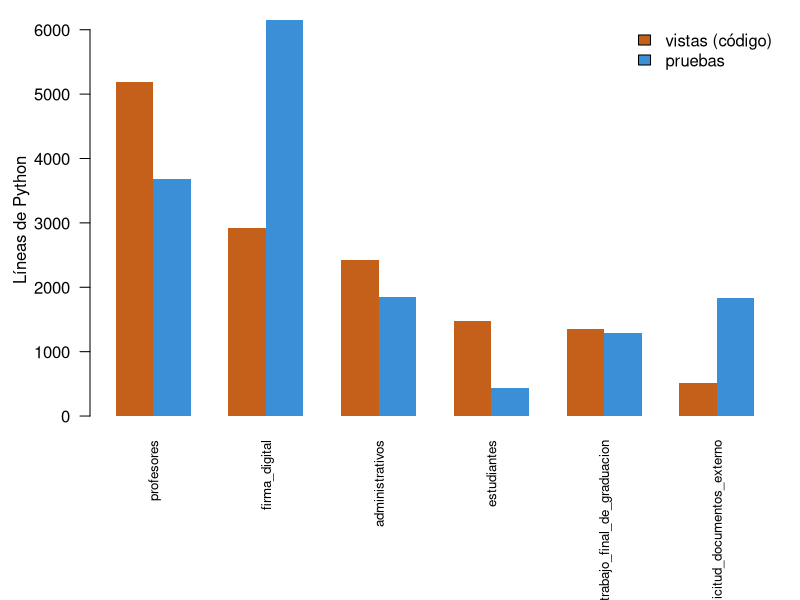

This figure's R source:
## ---- chunk 1
knitr::opts_chunk$set(echo = FALSE, fig.align = "center")

# Instala lo que falte (solo la primera vez; requiere internet)
paquetes <- c("rmarkdown", "knitr", "DiagrammeR")
faltan <- paquetes[!paquetes %in% rownames(installed.packages())]
if (length(faltan)) install.packages(faltan, repos = "https://cloud.r-project.org")
library(DiagrammeR)

estilo <- 'graph [fontname="Helvetica"]
  node [shape=box, style="rounded,filled", fillcolor="#f5f3ee", color="#5d6b78", fontname="Helvetica", fontsize=13]
  edge [color="#5d6b78", fontname="Helvetica", fontsize=11]'
## ---- chunk 2
grViz(paste0('digraph {
  rankdir=LR; ', estilo, '
  Pub [label="Público general"]; Est [label="Estudiantes"];
  Prof [label="Profesores"]; Alu [label="Egresados"];
  Adm [label="Administrativos\\n(roles internos)"];
  S [label="EIEInfo\\nmonolito Django", fillcolor="#e8833a", fontcolor="white"];
  DB [label="MariaDB", shape=cylinder];
  SMTP [label="Correo institucional"];
  G [label="Google: calendario,\\nbúsqueda, Scholar,\\nreCAPTCHA"];
  RS [label="Facebook / Instagram"]; IM [label="Imgur"]; OC [label="OwnCloud"];
  FL [label="Firmador Libre\\nlocal :3516"];
  CI [label="Drone CI"]; TG [label="Telegram y correo"];
  F [label="Servidor de\\nproducción"];
  Pub -> S; Est -> S; Prof -> S; Adm -> S; Alu -> S;
  S -> DB; S -> SMTP; S -> G; S -> RS; S -> IM; S -> OC;
  Est -> FL [style=dashed, label="navegador"];
  CI -> S [label="build y pruebas"]; CI -> TG; CI -> F [label="SSH"];
}'), width = "100%", height = 430)
## ---- chunk 3
grViz(paste0('digraph {
  rankdir=TB; ', estilo, '
  subgraph cluster_ci {
    label="CI y desarrollo (Docker Compose)"; style=dashed; color="#5d6b78";
    N [label="nginx :8080\\n/media/tfg denegado"];
    A [label="gunicorn + Django :8001"];
    D [label="MariaDB :3307 publicado", shape=cylinder];
    V [label="volúmenes static y media", shape=cylinder];
    N -> A; A -> D; N -> V [dir=none]; A -> V [dir=none];
  }
  subgraph cluster_prod {
    label="Producción (host faraday, inferido)"; style=dashed; color="#5d6b78";
    N2 [label="nginx"]; A2 [label="servicio eieinfo\\nsystemd + socket"];
    D2 [label="Base de datos", shape=cylinder];
    N2 -> A2; A2 -> D2;
  }
  DRONE [label="Drone CI", fillcolor="#e8833a", fontcolor="white"];
  DRONE -> N [label="docker compose"];
  DRONE -> N2 [label="SSH: solo git status"];
}'), width = "100%", height = 430)
## ---- chunk 4
aristas <- data.frame(
  de = c("profesores", "administrativos", "profesores", "administrativos", "cursos",
         "profesores", "profesores", "estudiantes", "administrativos",
         "trabajo_final_de_graduacion", "trabajo_final_de_graduacion",
         "trabajo_final_de_graduacion", "profesores", "estudiantes", "estudiantes",
         "inventario", "administrativos"),
  a  = c("administrativos", "profesores", "cursos", "cursos", "administrativos",
         "proyectos", "estudiantes", "administrativos", "estudiantes",
         "profesores", "administrativos", "estudiantes", "webpage", "webpage",
         "cursos", "administrativos", "webpage"),
  n  = c(22, 8, 13, 10, 6, 10, 8, 7, 7, 7, 7, 5, 6, 6, 6, 5, 5)
)
grViz(paste0('digraph {
  rankdir=LR; ', estilo, '
  administrativos [fillcolor="#e8833a", fontcolor="white"];
  ', paste(sprintf('%s -> %s [label="%g", penwidth=%.1f];',
                   aristas$de, aristas$a, aristas$n, 1 + aristas$n / 8),
           collapse = "\n  "), '
}'), width = "100%", height = 430)
## ---- chunk 5
apps <- c("profesores", "firma_digital", "administrativos",
          "estudiantes", "trabajo_final_de_graduacion",
          "solicitud_documentos_externo")
vistas  <- c(5190, 2918, 2428, 1483, 1352, 511)
pruebas <- c(3679, 6151, 1853,  442, 1289, 1829)

par(mar = c(9, 4.5, 1, 1))
barplot(rbind(vistas, pruebas), beside = TRUE, names.arg = apps,
        las = 2, cex.names = 0.8, ylab = "Líneas de Python",
        col = c("#c4601a", "#3a8fd6"), border = NA)
legend("topright", legend = c("vistas (código)", "pruebas"),
       fill = c("#c4601a", "#3a8fd6"), bty = "n")
